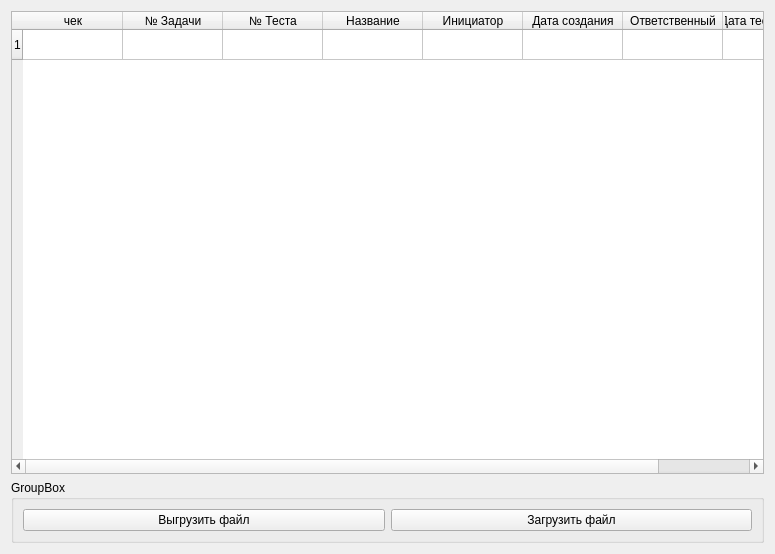
<?xml version="1.0" encoding="UTF-8"?>
<ui version="4.0">
 <class>HandTestingForm</class>
 <widget class="QWidget" name="HandTestingForm">
  <property name="geometry">
   <rect>
    <x>0</x>
    <y>0</y>
    <width>775</width>
    <height>554</height>
   </rect>
  </property>
  <property name="windowTitle">
   <string>Form</string>
  </property>
  <layout class="QVBoxLayout" name="verticalLayout_2">
   <item>
    <widget class="QTableWidget" name="tableWidget">
     <row>
      <property name="text">
       <string>1</string>
      </property>
     </row>
     <column>
      <property name="text">
       <string>чек</string>
      </property>
     </column>
     <column>
      <property name="text">
       <string>№ Задачи</string>
      </property>
     </column>
     <column>
      <property name="text">
       <string>№ Теста</string>
      </property>
     </column>
     <column>
      <property name="text">
       <string>Название</string>
      </property>
     </column>
     <column>
      <property name="text">
       <string>Инициатор</string>
      </property>
     </column>
     <column>
      <property name="text">
       <string>Дата создания</string>
      </property>
     </column>
     <column>
      <property name="text">
       <string>Ответственный</string>
      </property>
     </column>
     <column>
      <property name="text">
       <string>Дата тестирования</string>
      </property>
     </column>
     <item row="0" column="0">
      <property name="text">
       <string/>
      </property>
     </item>
    </widget>
   </item>
   <item>
    <widget class="QGroupBox" name="groupBox">
     <property name="title">
      <string>GroupBox</string>
     </property>
     <layout class="QVBoxLayout" name="verticalLayout">
      <item>
       <layout class="QHBoxLayout" name="horizontalLayout">
        <item>
         <widget class="QPushButton" name="pushButton">
          <property name="text">
           <string>Выгрузить файл</string>
          </property>
         </widget>
        </item>
        <item>
         <widget class="QPushButton" name="pushButton_2">
          <property name="text">
           <string>Загрузить файл</string>
          </property>
         </widget>
        </item>
       </layout>
      </item>
     </layout>
    </widget>
   </item>
  </layout>
 </widget>
 <resources/>
 <connections/>
</ui>
